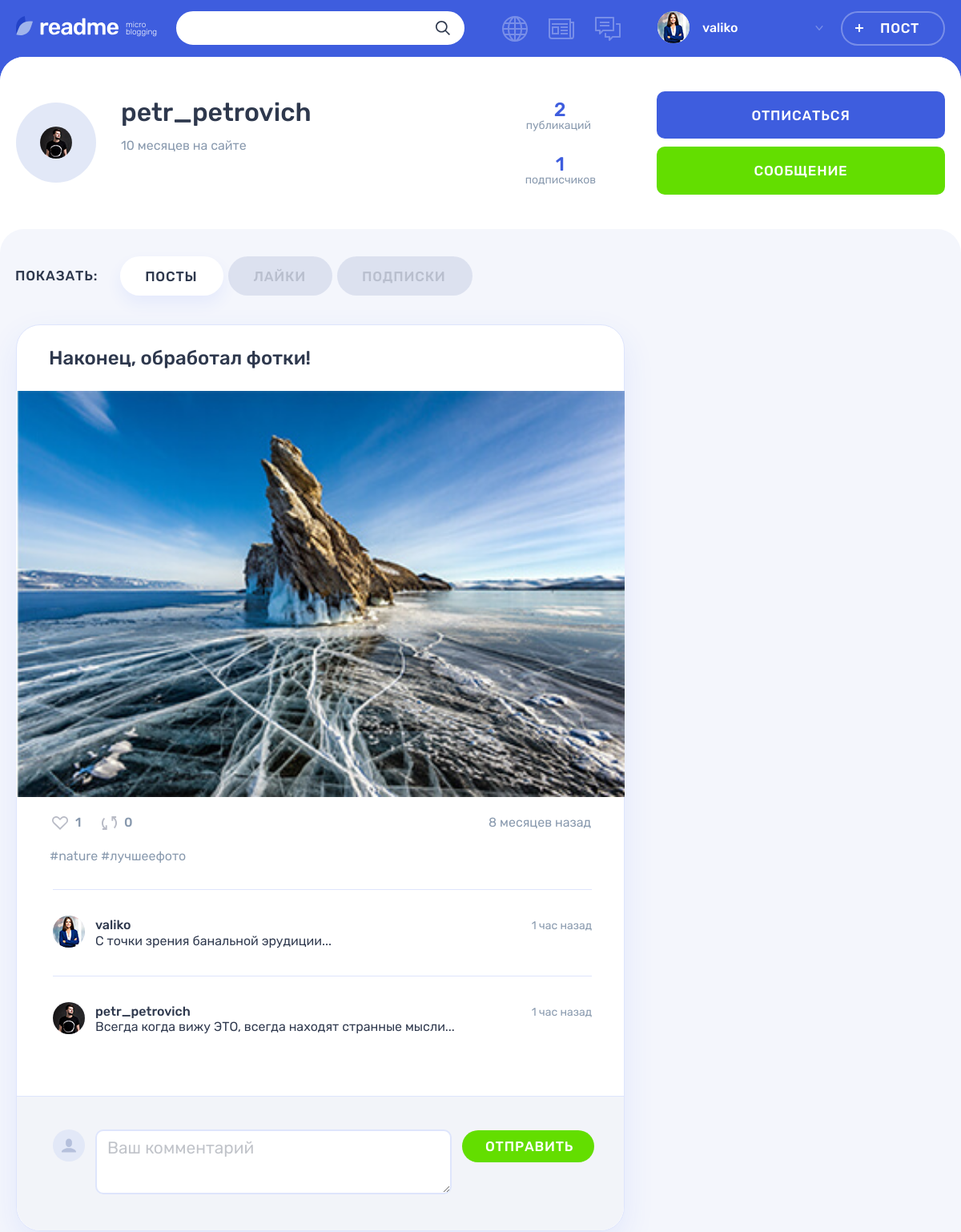
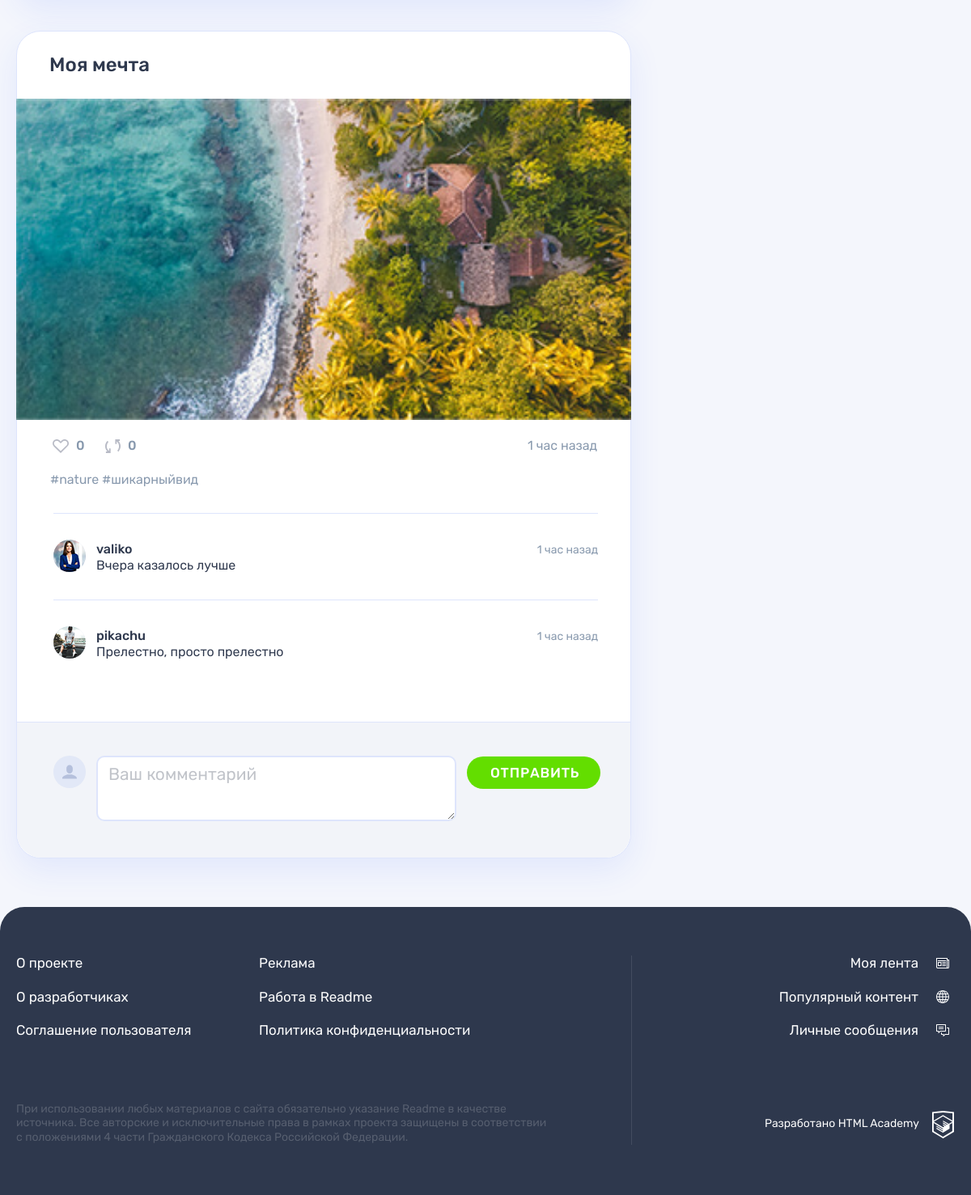
Page /profile.php?user_id=2&tab=posts (signed in) on the committed database (2 pictures, top to bottom).
### tables this page shows
CREATE TABLE users (
    id INT PRIMARY KEY NOT NULL AUTO_INCREMENT,
    created_at TIMESTAMP DEFAULT CURRENT_TIMESTAMP,
    email VARCHAR(45) NOT NULL,
    UNIQUE INDEX email_ind (email),
    login VARCHAR(45) NOT NULL,
    UNIQUE INDEX user_login_ind (login),
    password VARCHAR(200),
    avatar VARCHAR(100)
);

CREATE TABLE posts (
    id INT PRIMARY KEY NOT NULL AUTO_INCREMENT,
    published_at TIMESTAMP DEFAULT CURRENT_TIMESTAMP,
    title VARCHAR(45) NOT NULL,
    text_content VARCHAR(200),
    quote_author VARCHAR(45),
    picture VARCHAR(100),
    video VARCHAR(100),
    link VARCHAR(100),
    watch_count INT,
    user_id INT NOT NULL,
    INDEX user_ind (user_id),
    FOREIGN KEY (user_id)
        REFERENCES users(id)
        ON DELETE CASCADE,

    type_id INT NOT NULL,
    INDEX type_ind (type_id),
    FOREIGN KEY (type_id)
        REFERENCES content_types(id)
        ON DELETE CASCADE
);

CREATE TABLE comments (
    id INT PRIMARY KEY NOT NULL AUTO_INCREMENT,
    published_at TIMESTAMP DEFAULT CURRENT_TIMESTAMP,
    comment TEXT,
    user_id INT NOT NULL,
    INDEX user_ind (user_id),
    FOREIGN KEY (user_id)
        REFERENCES users(id)
        ON DELETE CASCADE,

    post_id INT NOT NULL,
    INDEX post_ind (post_id),
    FOREIGN KEY (post_id)
        REFERENCES posts(id)
        ON DELETE CASCADE
);

### helpers.php (called while the page is built, shortened)
<?php
function get_noun_plural_form(int $number, string $one, string $two, string $many): string
{
    $number = (int)$number;
    $mod10 = $number % 10;
    $mod100 = $number % 100;
    switch (true) {
        case ($mod10 > 5):
            return $many;
        case ($mod10 === 1):
            return $one;
        default:
            return $many;
    }
}
function include_template($name, array $data = [])
{
    $name = 'templates/' . $name;
    extract($data);
    require $name;
    $result = ob_get_clean();
    return $result;
}
function get_date_interval_format($date, $word)
{
    $current_date = date_create('now');
    $date_interval = date_diff($date, $current_date);
    $week = floor($date_interval->d / 7);
    if ($date_interval->m >= 1) {
        return $date_interval->m . " " . get_noun_plural_form($date_interval->m, 'месяц', 'месяца', 'месяцев') . " " . $word;
    } elseif ($week >= 1) {
        return $week . " " . get_noun_plural_form($week, 'неделя', 'недели', 'недель') . " " . $word;
    } elseif ($date_interval->d >= 1) {
        return $date_interval->d . " " . get_noun_plural_form($date_interval->d, 'день', 'дня', 'дней') . " " . $word;
    } elseif ($date_interval->h >= 1) {
        return $date_interval->h . " " . get_noun_plural_form($date_interval->h, 'час', 'часа', 'часов') . " " . $word;
    };
    return $date_interval->i . " " . get_noun_plural_form($date_interval->i, 'минута', 'минуты', 'минут') . " " . $word;
}
function db_get_query($value, $connect, $sql)
{
    $result = mysqli_query($connect, $sql);
    if ($value == 'all') {
        return mysqli_fetch_all($result, MYSQLI_ASSOC);
    } elseif ($value == 'assoc') {
        return mysqli_fetch_assoc($result);
    } else {
        die("Уточните передаваемые данные");
    };
}
function get_subscribers($user_id, $connect)
{
    $user_subs = [];
    $sql_user_subs_query = "SELECT * FROM subscriptions
    WHERE user_id = '$user_id'";
    $sql_user_subs = db_get_query('all', $connect, $sql_user_subs_query);
    if ($sql_user_subs) {
        foreach ($sql_user_subs as $user_sub) {
            array_push($user_subs, $user_sub['to_user_id']);
        }
        return $user_subs;
    }
}
function show_comments($post_id, $connect)
{
    $sql_comment_query = "SELECT comments.*, users.login AS comment_author, users.avatar AS comment_author_avatar
                            FROM comments
                                LEFT JOIN users ON comments.user_id = users.id
                            WHERE comments.post_id IN ($post_id)
                                ORDER BY published_at";
    return db_get_query('all', $connect, $sql_comment_query);
}

### hashtags.php (called while the page is built)
<?php
require_once('helpers.php');
$connect = db_set_connection();
$sql_hashtag_query = "SELECT hashtags.hashtag, hp.post_id
                      FROM hashtags
                            LEFT JOIN hashtags_posts hp ON hashtags.id = hp.hashtag_id
                            ORDER BY post_id";
$sql_hashtags = db_get_query('all', $connect, $sql_hashtag_query);
$hashtags = [];
foreach ($sql_hashtags as $sql_hashtag) {
    $post_id = $sql_hashtag['post_id'];
    if (empty($hashtags[$post_id])) {
        $hashtags[$post_id] = [];
    }
    array_push($hashtags[$post_id], $sql_hashtag['hashtag']);
}

### auth.php (called while the page is built, shortened)
<?php
if (isset($_SESSION['user'])) {
    $user = $_SESSION['user'];
    $user_id = $user['id'];
} else {
    $is_auth = 0;
    header("Location: /index.php");
    exit();
}

### add_comment.php (called while the page is built, shortened)
<?php
require_once('helpers.php');
require_once('auth.php');
$errors = [];

### templates/profile-tabs/profile-posts.php (the view, shortened to what this page needs)
<section class="profile__posts tabs__content tabs__content--active">
    <?php foreach ($tab_data as $post): ?>
    <article class="profile__post post post-<?php echo($post['classname']);?>">
        <header class="post__header">
            <?php if ($post['is_repost'] === '1'):?>
            <div class="post__author">
                <a class="post__author-link" title="Автор" href="<?php echo('/profile.php' . '?user_id=' . $post['original_author_id'] . '&tab=posts');?>">
                    <div class="post__avatar-wrapper post__avatar-wrapper--repost">
                        <?php if (!empty($post['author_avatar'])):?>
                        <img class="post__author-avatar" src="uploads/avatars/<?php echo $post['author_avatar'];?>" alt="Аватар пользователя">
                        <?php endif;?>
                    </div>
                    <div class="post__info">
                        <b class="post__author-name">Репост: <?=$post['author_login'];?></b>
                        <time class="post__time" datetime="<?php echo(date_format(date_create($post['published_at']), 'c'));?>"><?=get_date_interval_format(date_create($post['published_at']), 'назад');?></time>
                    </div>
                </a>
            </div>
            <?php else: ?>
            <h2><a href="<?php echo('/post.php?post_id=' . $post['id'])?>"><?=$post['title'];?></a></h2>
            <?php endif;?>
        </header>
        <div class="post__main">
            <?php if ($post['classname'] === 'photo'):?>
            <div class="post-photo__image-wrapper">
                <?php if (isset($post['picture'])):?>
                <img src="uploads/<?php echo $post['picture'];?>" alt="Фото от пользователя" width="760" height="396">
                <?php endif;?>
            </div>
            <?php elseif ($post['classname'] === 'text'):?>
            <p><?=get_cut_text($post['text_content']);?></p>
            <?php endif;?>
        </div>
        <footer class="post__footer">
        <div class="post__indicators">
            <div class="post__buttons">
                <a class="post__indicator post__indicator--likes button" href="<?php echo('/likes.php' . '?post_id=' . $post['id'])?>" title="Лайк">
                    <svg class="post__indicator-icon" width="20" height="17">
                        <use xlink:href="#icon-heart"></use>
                    </svg>
                    <span><?=$post['total_likes'];?></span>
                </a>
                <a class="post__indicator post__indicator--repost button" href="<?php echo('/repost.php' . '?post_id=' . $post['id']);?>" title="Репост">
                    <svg class="post__indicator-icon" width="19" height="17">
                        <use xlink:href="#icon-repost"></use>
                    </svg>
                    <span><?=$post['repost_count'];?></span>
                </a>
            </div>
            <time class="post__time" datetime="<?php echo(date_format(date_create($post['published_at']), 'c'));?>"><?=get_date_interval_format(date_create($post['published_at']), 'назад');?></time>
        </div>
        <ul class="post__tags">
        <?php if ($post['is_repost'] === '1'):?>
            <?php if (key_exists($post['original_post_id'], $hashtags)):?><?php foreach ($hashtags[$post['original_post_id']] as $hashtag): ?>
            <li><a href="<?php echo('search.php' . '?q=%23' . $hashtag);?>">#<?=$hashtag;?>
            <?php endforeach;?></a></li>
            <?php endif;?>
        <?php else:?>
            <?php if (key_exists($post['id'], $hashtags)):?><?php foreach ($hashtags[$post['id']] as $hashtag): ?>
                <li><a href="<?php echo('search.php' . '?q=%23' . $hashtag);?>">#<?=$hashtag;?>
                <?php endforeach;?></a></li>
            <?php endif;?>
        <?php endif;?>
        </ul>
        </footer>
        <div class="comments">
            <div class="comments__list-wrapper">
                <ul class="comments__list">
                    <?php foreach ($comments as $comment): ?>
                    <?php if ($post['id'] === $comment['post_id']):?>
                    <li class="comments__item user">
                        <div class="comments__avatar">
                            <a class="user__avatar-link" href="<?php echo('/profile.php' . '?user_id=' . $comment['user_id'] . '&tab=posts');?>">
                                <?php if (!empty($comment['comment_author_avatar'])):?>
                                <img class="comments__picture" src="/uploads/avatars/<?php echo $comment['comment_author_avatar'];?>" alt="Аватар пользователя">
                                <?php endif;?>
                            </a>
                        </div>
                        <div class="comments__info">
                            <div class="comments__name-wrapper">
                                <a class="comments__user-name" href="<?php echo('/profile.php' . '?user_id=' . $comment['user_id'] . '&tab=posts');?>">
                                <span><?=$comment['comment_author'];?></span>
                                </a>
                                <time class="comments__time" datetime="<?php echo(date_format(date_create($comment['published_at']), 'c'));?>"><?=get_date_interval_format(date_create($comment['published_at']), 'назад');?></time>
                            </div>
                            <p class="comments__text">
                                <?=$comment['comment'];?>
                            </p>
                        </div>
                    </li>
                    <?php endif;?>
                    <?php endforeach;?>
                </ul>
            </div>
        </div>
        <form class="comments__form form" action="#" method="post">
            <div class="comments__my-avatar">
            </div>
            <?php $input_err = isset($errors['comment']) ? "form__input-section--error" : ""; ?>
            <div class="form__input-section <?php echo $input_err;?>">
                <textarea class="comments__textarea form__textarea form__input" placeholder="Ваш комментарий" name="comment"></textarea>
            </div>
            <button class="comments__submit button button--green" type="submit">Отправить</button>
        </form>
    </article>
    <?php endforeach; ?>
</section>

### templates/profile-layout.php (shortened to what this page needs)
<main class="page__main page__main--profile">
    <div class="profile profile--default">
        <div class="profile__user-wrapper">
            <div class="profile__user user container">
                <div class="profile__user-info user__info">
                    <div class="profile__avatar user__avatar">
                        <?php if (!empty($user_data['avatar'])):?>
                        <img class="profile__picture user__picture" src="uploads/avatars/<?php echo($user_data['avatar']);?>" alt="Аватар пользователя">
                        <?php endif;?>
                    </div>
                    <div class="profile__name-wrapper user__name-wrapper">
                        <span class="profile__name user__name"><?=$user_data['login'];?></span>
                        <time class="profile__user-time user__time" datetime="<?php echo(date_format(date_create($user_data['created_at']), 'Y-m-d'));?>"><?=get_date_interval_format(date_create($user_data['created_at']), 'на сайте');?></time>
                    </div>
                </div>
                <div class="profile__rating user__rating">
                    <p class="profile__rating-item user__rating-item user__rating-item--publications">
                        <span class="user__rating-amount"><?=$user_data['total_posts'];?></span>
                        <span class="profile__rating-text user__rating-text">публикаций</span>
                    </p>
                    <p class="profile__rating-item user__rating-item user__rating-item--subscribers">
                        <span class="user__rating-amount"><?=$user_data['total_subs'];?></span>
                        <span class="profile__rating-text user__rating-text">подписчиков</span>
                    </p>
                </div>
                <div class="profile__user-buttons user__buttons">
                    <?php if ($user_id === $profile_user_id):?>
                    <a class="profile__user-button user__button user__button--subscription button button--quartz visually-hidden" href="#"></a>
                    <?php elseif ($user_subs && in_array($profile_user_id, $user_subs)): ?>
                    <a class="profile__user-button user__button user__button--subscription button button--main" href="<?php echo('/subscription.php' . '?user_id=' . $profile_user_id);?>">Отписаться</a>
                    <a class="profile__user-button user__button user__button--writing button button--green" href="#">Сообщение</a>
                    <?php else: ?>
                    <a class="profile__user-button user__button user__button--subscription button button--main" href="<?php echo('/subscription.php' . '?user_id=' . $profile_user_id);?>">Подписаться</a>
                    <?php endif; ?>
                </div>
            </div>
        </div>
        <div class="profile__tabs-wrapper tabs">
            <div class="container">
                <div class="profile__tabs filters">
                    <b class="profile__tabs-caption filters__caption">Показать:</b>
                    <ul class="profile__tabs-list filters__list tabs__list">
                        <li class="profile__tabs-item filters__item">
                            <a class="profile__tabs-link filters__button  tabs__item  button <?php if ($tab === 'posts'):?>filters__button--active tabs__item--active<?php endif;?>" href="<?php echo($url . '?user_id=' . $profile_user_id . '&tab=' . 'posts');?>">Посты</a>
                        </li>
                        <li class="profile__tabs-item filters__item">
                            <a class="profile__tabs-link filters__button tabs__item button <?php if ($tab === 'likes'):?>filters__button--active tabs__item--active<?php endif;?>" href="<?php echo($url . '?user_id=' . $profile_user_id . '&tab=' . 'likes');?>">Лайки</a>
                        </li>
                        <li class="profile__tabs-item filters__item">
                            <a class="profile__tabs-link filters__button tabs__item button <?php if ($tab === 'subscriptions'):?>filters__button--active tabs__item--active<?php endif;?>" href="<?php echo($url . '?user_id=' . $profile_user_id . '&tab=' . 'subscriptions');?>">Подписки</a>
                        </li>
                    </ul>
                </div>
                <div class="profile__tab-content">
                <?=$active_tab;?>
                </div>
            </div>
        </div>
    </div>
</main>

### rows in the picture
users: avatar (picture), login "petr_petrovich", created_at "10 месяцев на сайте"
posts: title "Наконец, обработал фотки!", picture (picture), total_likes "1", repost_count "0", published_at "8 месяцев назад", id "nature", id "лучшеефото"
comments: user.avatar (picture), user.login "valiko", published_at "1 час назад", comment "С точки зрения банальной эрудиции..."
comments: user.avatar (picture), user.login "petr_petrovich", published_at "1 час назад", comment "Всегда когда вижу ЭТО, всегда находят странные мысли..."
posts: title "Моя мечта", picture (picture), total_likes "0", repost_count "0", published_at "1 час назад", id "nature", id "шикарныйвид"
comments: user.avatar (picture), user.login "valiko", published_at "1 час назад", comment "Вчера казалось лучше"
comments: user.avatar (picture), user.login "pikachu", published_at "1 час назад", comment "Прелестно, просто прелестно"

### other values in the picture
$user_name "valiko"
$user_data['total_posts'] "2"
$user_data['total_subs'] "1"
